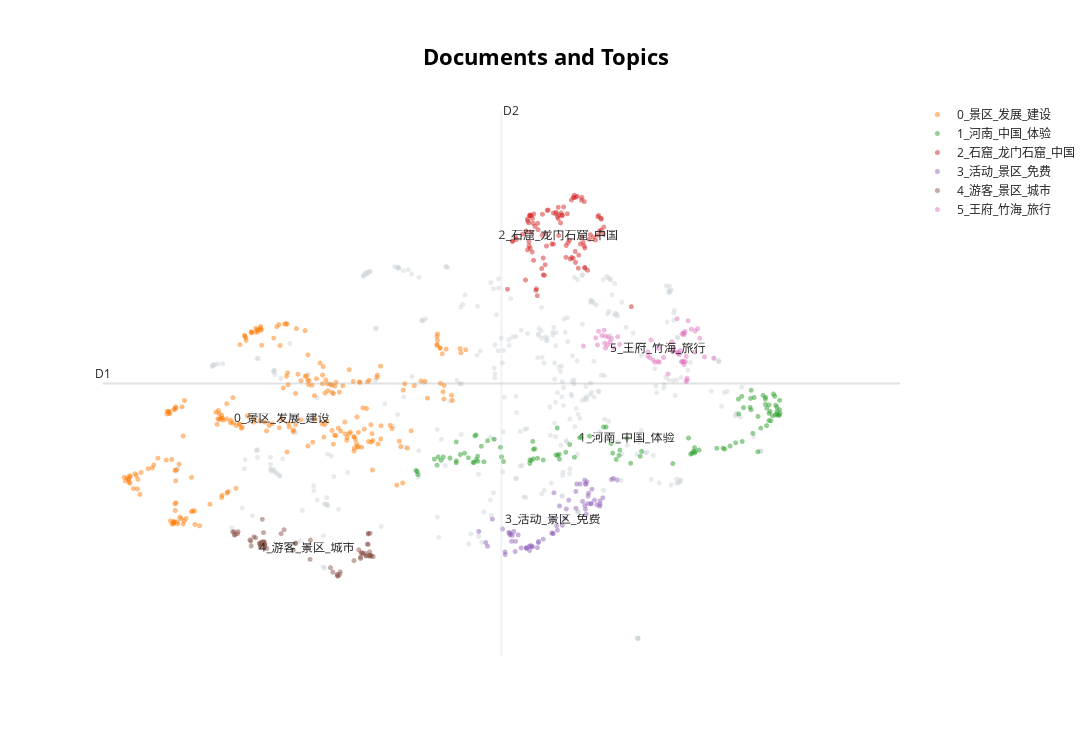

Write notebook code for a chart like this one.
### Code cell
# UMAP可视化
reduced_embeddings = UMAP(n_neighbors=10, n_components=2, min_dist=0.0, metric='cosine',).fit_transform(embeddings)
topic_model.visualize_documents(docs, reduced_embeddings=reduced_embeddings, hide_document_hover=True, hide_annotations=False)
